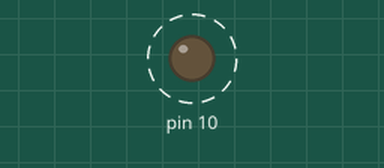
The sketch below on a simulated Arduino Uno, built with avr-gcc and run on an emulated ATmega328P. On the bench: output pins drawn as LEDs (lit = HIGH). Dashed ring = blinking.

Above: at 0.5 s.
Timing chart, 0 to 4.6 s (numbered marks = the images above):
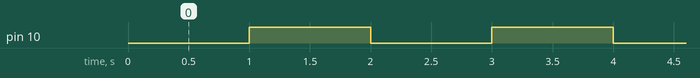

Measured:
- by itself, pin 10: alternates HIGH for 1.0 s and LOW for 1.0 s

The sketch:

Lab_Driver.ino
```cpp
void setup() {
  pinMode(10,OUTPUT);
  digitalWrite(10,1);
}

void loop() {
  digitalWrite(10,0);
  delay(1000);
  digitalWrite(10,1);
  delay(1000);
}
```
